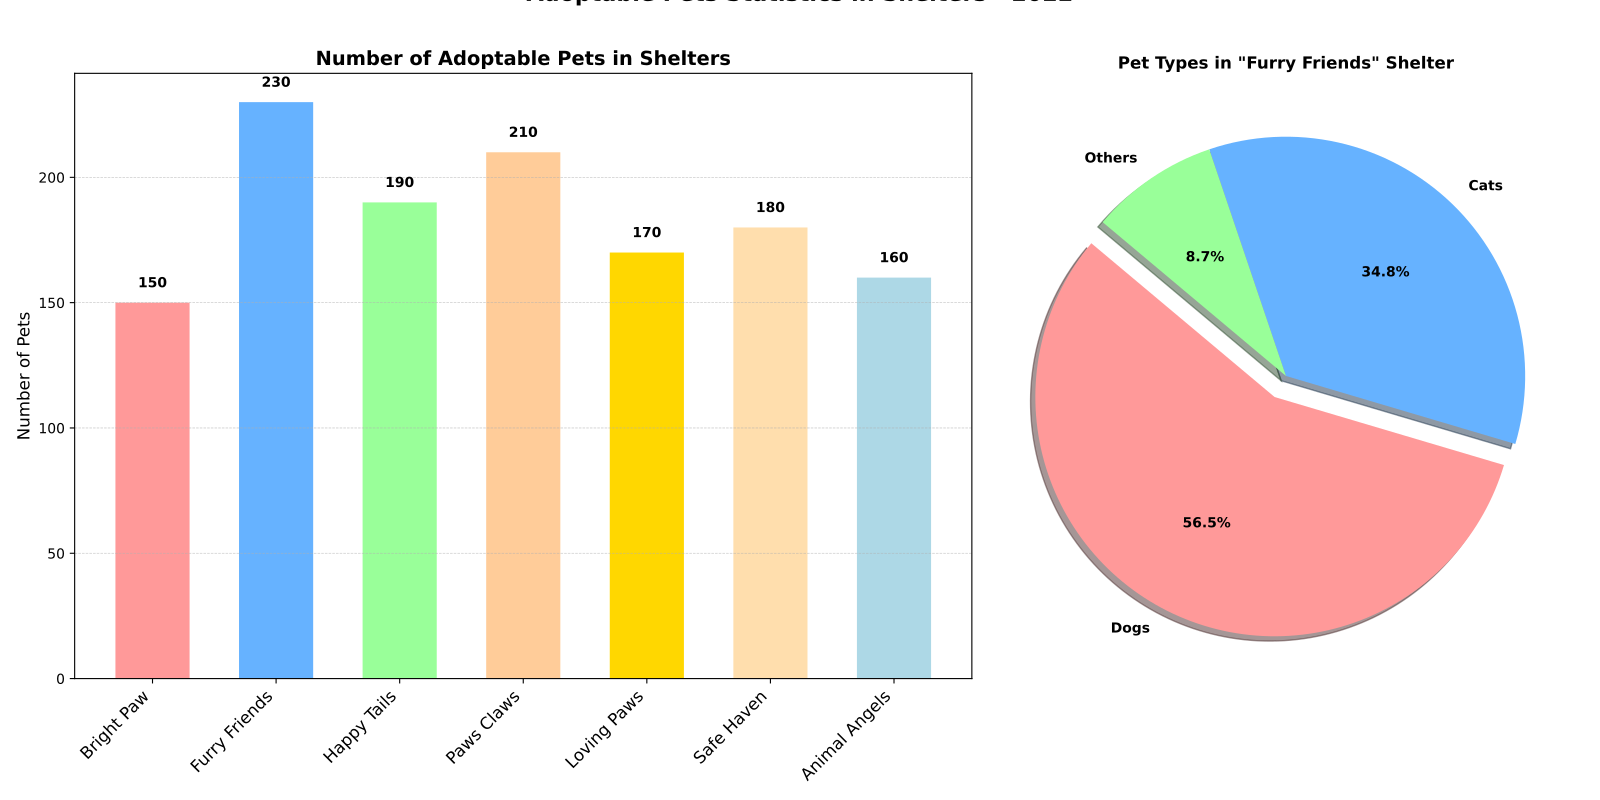

This chart was generated by the following Python code:
import matplotlib.pyplot as plt
import numpy as np

shelters = ['Bright Paw', 'Furry Friends', 'Happy Tails', 'Paws Claws', 'Loving Paws', 'Safe Haven', 'Animal Angels']
adoptable_pets = [150, 230, 190, 210, 170, 180, 160]

pet_types = ['Dogs', 'Cats', 'Others']
pet_counts_1 = [130, 80, 20]  # Furry Friends

x_positions = np.arange(len(shelters))
bar_width = 0.6

fig, (ax2, ax1) = plt.subplots(1, 2, figsize=(16, 8), gridspec_kw={'width_ratios': [3, 2]})
fig.suptitle('Adoptable Pets Statistics in Shelters - 2022', fontsize=16, fontweight='bold', y=1.02)

# Second subplot: Pie charts for different pet types in two busiest shelters
explode = (0.1, 0, 0)  # explode the first slice (dogs)
ax1.pie(pet_counts_1, labels=pet_types, explode=explode, colors=['#FF9999', '#66B2FF', '#99FF99'],
        autopct='%1.1f%%', shadow=True, startangle=140, textprops={'fontsize': 10, 'fontweight':'bold'})
ax1.set_title('Pet Types in "Furry Friends" Shelter', fontsize=12, fontweight='bold')

# First subplot: Bar chart of adoptable pets in different shelters
bars = ax2.bar(x_positions, adoptable_pets, color=['#FF9999','#66B2FF','#99FF99','#FFCC99','#FFD700','#FFDEAD','#ADD8E6'], width=bar_width)

for bar in bars:
    yval = bar.get_height()
    ax2.text(bar.get_x() + bar.get_width()/2, yval + 5, f'{yval}', ha='center', va='bottom', fontsize=10, fontweight='bold')

ax2.set_xticks(x_positions)
ax2.set_xticklabels(shelters, rotation=45, ha='right', fontsize=12)
ax2.set_title("Number of Adoptable Pets in Shelters", fontsize=14, fontweight='bold')
ax2.set_ylabel("Number of Pets", fontsize=12)
ax2.yaxis.grid(True, linestyle='--', linewidth=0.5, alpha=0.7)

plt.tight_layout()
plt.show()
